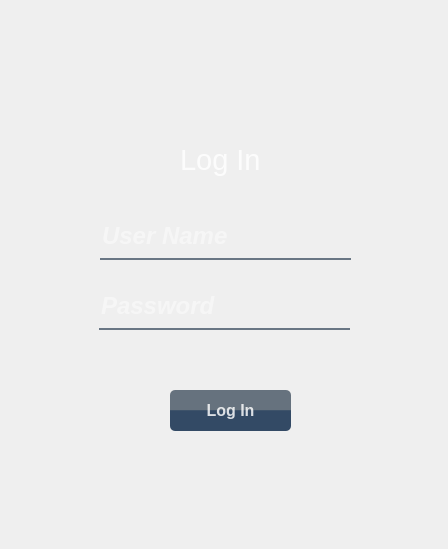
<?xml version="1.0" encoding="UTF-8"?>
<ui version="4.0">
 <class>Form</class>
 <widget class="QWidget" name="Form">
  <property name="geometry">
   <rect>
    <x>0</x>
    <y>0</y>
    <width>448</width>
    <height>549</height>
   </rect>
  </property>
  <property name="windowTitle">
   <string>Login</string>
  </property>
  <widget class="QWidget" name="widget" native="true">
   <property name="geometry">
    <rect>
     <x>40</x>
     <y>20</y>
     <width>361</width>
     <height>501</height>
    </rect>
   </property>
   <property name="styleSheet">
    <string notr="true">border-image: url(:/icons/login.png);
border-radius:20px;</string>
   </property>
  </widget>
  <widget class="QLabel" name="label_3">
   <property name="geometry">
    <rect>
     <x>76</x>
     <y>344</y>
     <width>301</width>
     <height>31</height>
    </rect>
   </property>
   <property name="font">
    <font>
     <family>Segoe UI</family>
     <pointsize>10</pointsize>
     <weight>75</weight>
     <italic>true</italic>
     <bold>true</bold>
    </font>
   </property>
   <property name="styleSheet">
    <string notr="true">color:rgba(255, 255, 255, 140);</string>
   </property>
   <property name="text">
    <string/>
   </property>
  </widget>
  <widget class="QLineEdit" name="lineEdit">
   <property name="geometry">
    <rect>
     <x>100</x>
     <y>220</y>
     <width>251</width>
     <height>40</height>
    </rect>
   </property>
   <property name="font">
    <font>
     <family>Segoe UI</family>
     <pointsize>18</pointsize>
     <weight>75</weight>
     <italic>true</italic>
     <bold>true</bold>
    </font>
   </property>
   <property name="styleSheet">
    <string notr="true">background-color:rgba(0, 0, 0, 0);
border:none;
border-bottom:2px solid rgba(105, 118, 132, 255);
color:rgba(255, 255, 255, 230);
padding-bottom:7px;</string>
   </property>
   <property name="text">
    <string/>
   </property>
   <property name="placeholderText">
    <string>User Name</string>
   </property>
  </widget>
  <widget class="QLabel" name="label_2">
   <property name="geometry">
    <rect>
     <x>180</x>
     <y>140</y>
     <width>90</width>
     <height>40</height>
    </rect>
   </property>
   <property name="font">
    <font>
     <pointsize>22</pointsize>
     <weight>50</weight>
     <bold>false</bold>
    </font>
   </property>
   <property name="styleSheet">
    <string notr="true">color:rgba(255, 255, 255,210);</string>
   </property>
   <property name="text">
    <string>Log In</string>
   </property>
  </widget>
  <widget class="QLineEdit" name="lineEdit_2">
   <property name="geometry">
    <rect>
     <x>99</x>
     <y>290</y>
     <width>251</width>
     <height>40</height>
    </rect>
   </property>
   <property name="font">
    <font>
     <family>Segoe UI</family>
     <pointsize>18</pointsize>
     <weight>75</weight>
     <italic>true</italic>
     <bold>true</bold>
    </font>
   </property>
   <property name="styleSheet">
    <string notr="true">background-color:rgba(0, 0, 0, 0);
border:none;
border-bottom:2px solid rgba(105, 118, 132, 255);
color:rgba(255, 255, 255, 230);
padding-bottom:7px;</string>
   </property>
   <property name="echoMode">
    <enum>QLineEdit::Password</enum>
   </property>
   <property name="placeholderText">
    <string>Password</string>
   </property>
  </widget>
  <widget class="QPushButton" name="pushButton">
   <property name="geometry">
    <rect>
     <x>170</x>
     <y>390</y>
     <width>121</width>
     <height>41</height>
    </rect>
   </property>
   <property name="font">
    <font>
     <family>Segoe UI</family>
     <pointsize>12</pointsize>
     <weight>75</weight>
     <bold>true</bold>
    </font>
   </property>
   <property name="styleSheet">
    <string notr="true">QPushButton#pushButton{
	background-color: qlineargradient(spread:pad, x1:0, y1:0.505682, x2:0, y2:0.477, stop:0 rgba(20, 47, 78, 219), stop:1 rgba(85, 98, 112, 226));
	color:rgba(255, 255, 255, 210);
	border-radius:5px;
}
QPushButton#pushButton:hover{
	background-color: qlineargradient(spread:pad, x1:0, y1:0.505682, x2:0, y2:0.477, stop:0 rgba(40, 67, 98, 219), stop:1 rgba(105, 118, 132, 256));
}
QPushButton#pushButton:pressed{
	padding-left:5px;
	padding-top:5px;
	background-color:rgba(105, 118, 132, 255);
}
</string>
   </property>
   <property name="text">
    <string>Log In</string>
   </property>
  </widget>
 </widget>
 <resources>
  <include location="icons.qrc"/>
 </resources>
 <connections/>
</ui>
